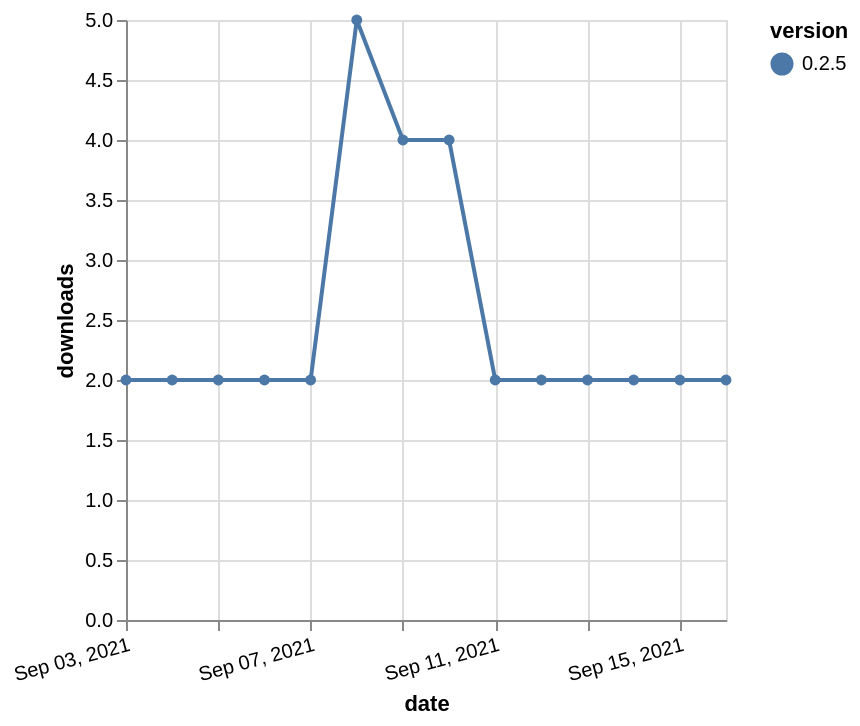

The specification (Vega-Lite) saved for this image:
### Vega-Lite specification from a JSON file in a GitHub repository (floating-point values rounded to 4 significant figures)
{"$schema": "https://vega.github.io/schema/vega-lite/v5.json", "description": "A simple bar chart with embedded data.", "data": {"values": [{"date": "2021-09-03", "total": 4574, "delta": 2, "version": "0.2.5"}, {"date": "2021-09-04", "total": 4576, "delta": 2, "version": "0.2.5"}, {"date": "2021-09-05", "total": 4578, "delta": 2, "version": "0.2.5"}, {"date": "2021-09-06", "total": 4580, "delta": 2, "version": "0.2.5"}, {"date": "2021-09-07", "total": 4582, "delta": 2, "version": "0.2.5"}, {"date": "2021-09-08", "total": 4587, "delta": 5, "version": "0.2.5"}, {"date": "2021-09-09", "total": 4591, "delta": 4, "version": "0.2.5"}, {"date": "2021-09-10", "total": 4595, "delta": 4, "version": "0.2.5"}, {"date": "2021-09-11", "total": 4597, "delta": 2, "version": "0.2.5"}, {"date": "2021-09-12", "total": 4599, "delta": 2, "version": "0.2.5"}, {"date": "2021-09-13", "total": 4601, "delta": 2, "version": "0.2.5"}, {"date": "2021-09-14", "total": 4603, "delta": 2, "version": "0.2.5"}, {"date": "2021-09-15", "total": 4605, "delta": 2, "version": "0.2.5"}, {"date": "2021-09-16", "total": 4607, "delta": 2, "version": "0.2.5"}]}, "width": "container", "mark": {"type": "line", "point": {"filled": true}}, "encoding": {"x": {"field": "date", "type": "temporal", "timeUnit": "yearmonthdate", "title": "date", "axis": {"labelAngle": -15}}, "y": {"field": "delta", "type": "quantitative", "title": "downloads"}, "color": {"field": "version", "type": "nominal"}, "tooltip": {"field": "delta"}}}
